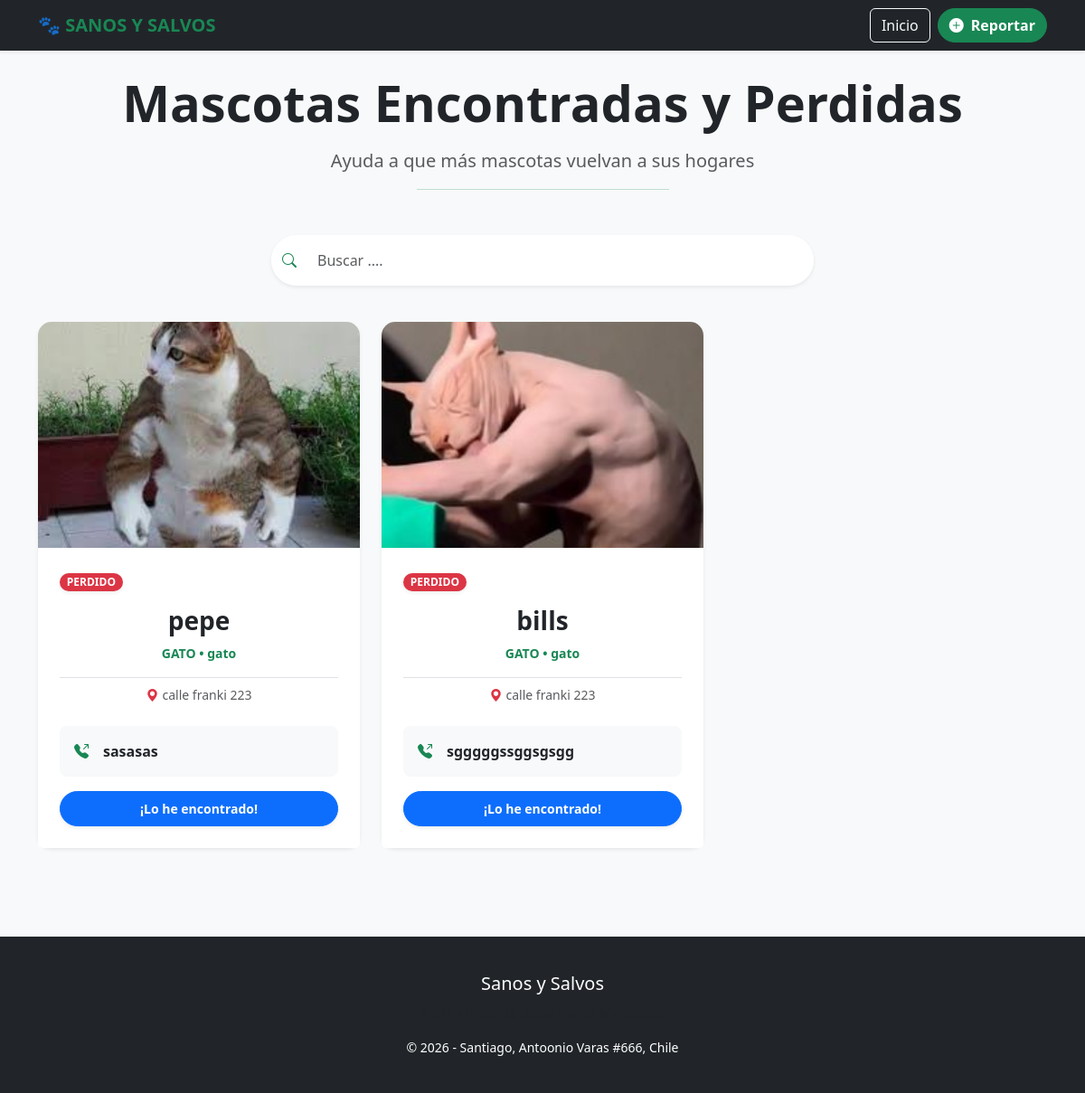
Before: / with the older database file.
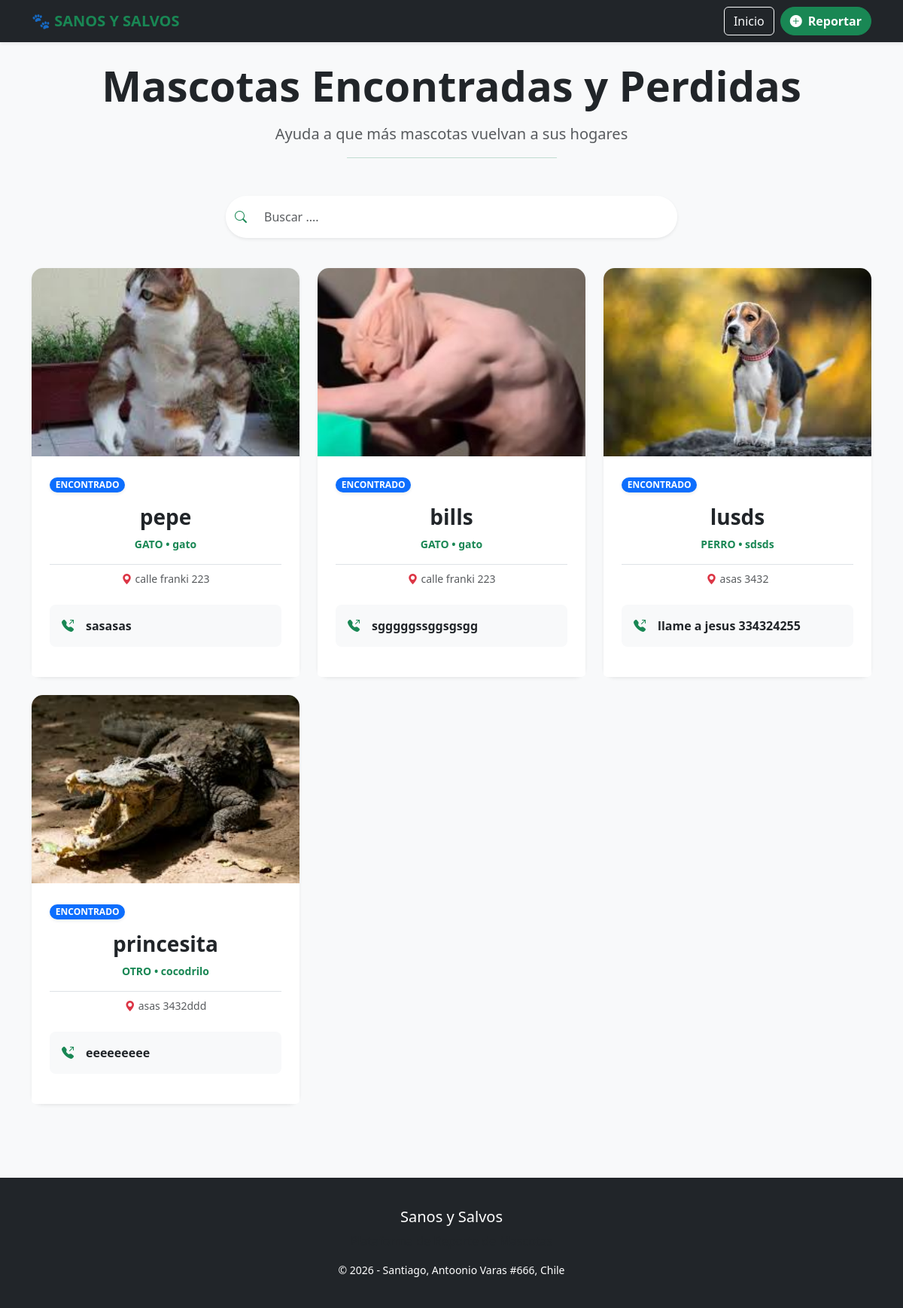
After: the same page with the newer database file.
### mascotas/models.py (models this page shows, shortened)
class Mascota(models.Model):
    TIPO_CHOICES = [
        ('PERRO', 'Perro'),
        ('GATO', 'Gato'),
        ('OTRO', 'Otro'),
    ]
    tipo = models.CharField(
        max_length=20,
        choices=TIPO_CHOICES,
        default='PERRO',
        verbose_name="Tipo de Animal"
    )
    ESTADO_CHOICES = [
        ('PERDIDO', 'Perdido'),
        ('ENCONTRADO', 'Encontrado'),
    ]
    foto = models.ImageField(upload_to='mascotas/', null=True, blank=True, verbose_name="Fotografía")
    nombre = models.CharField(max_length=100)
    estado = models.CharField(max_length=10, choices=ESTADO_CHOICES)
    raza = models.CharField(max_length=100)
    color = models.CharField(max_length=100)
    ubicacion = models.CharField(max_length=255)
    fecha_reporte = models.DateTimeField(auto_now_add=True)
    datos_contacto = models.TextField()
    publicado = models.BooleanField(default=False, verbose_name="¿Aprobado para publicar?")
    vacunas = models.BooleanField(default=False, verbose_name="¿Vacunado?")
    tiene_chip = models.BooleanField(default=False, verbose_name="¿Tiene Chip?")

### mascotas/views.py (the view)
# urls.py: path('', lista_mascota, name='lista_mascota'),
def lista_mascota(request):
    mascotas = Mascota.objects.filter(publicado=True)
    return render(request, 'mascota.html', {'mascotas': mascotas})

### mascotas/templates/mascota.html (shortened to what this page needs)
{% extends 'base.html' %}
{% load static %}
{% block content %}
    <div class="text-center mb-5">
        <h1 class="display-4 fw-bold mb-3">Mascotas Encontradas y Perdidas</h1>
        <p class="lead text-muted mx-auto" style="max-width: 700px;">Ayuda a que más mascotas vuelvan a sus hogares</p>
        <hr class="w-25 mx-auto text-success" style="height: 3px;">
    </div>
    <div class="search-container">
        <div class="input-group shadow-sm rounded-pill overflow-hidden">
            <span class="input-group-text bg-white border-0"><i class="bi bi-search text-success"></i></span>
            <input type="text" id="petSearch" class="form-control border-0 py-3" placeholder="Buscar ....">
        </div>
    </div>
    <div class="row" id="petGrid">
        {% for mascota in mascotas %}
            <div class="col-md-6 col-lg-4 mb-4 pet-item">
                <div class="card h-100 card-mascota shadow-sm">
                    {% if mascota.foto %}
                        <img src="{{ mascota.foto.url }}" class="card-img-top img-mascota" alt="{{ mascota.nombre }}">
                    {% else %}
                        <div class="bg-secondary text-white d-flex align-items-center justify-content-center img-mascota">
                            <i class="bi bi-camera-fill display-1 opacity-25"></i>
                        </div>
                    {% endif %}
                    <div class="card-body p-4 text-center">
                        <div class="mb-3 text-start">
                            <span class="badge rounded-pill shadow-sm {% if mascota.estado == 'PERDIDO' %}bg-perdido{% else %}bg-encontrado{% endif %}">
                                {{ mascota.estado }}
                            </span>
                        </div>
                        <h3 class="card-title fw-bold text-dark pet-name">{{ mascota.nombre|default:"Sin nombre" }}</h3>
                        <p class="text-success fw-bold small mb-3 pet-info">{{ mascota.tipo }} • {{ mascota.raza }}</p>
                        <p class="card-text text-muted small border-top pt-2"><i class="bi bi-geo-alt-fill text-danger me-1"></i>{{ mascota.ubicacion }}</p>
                    </div>
                    <div class="card-footer bg-white border-0 p-4 pt-0 text-center">
                        <div class="p-3 bg-light rounded-3 d-flex align-items-center mb-3 text-start">
                            <i class="bi bi-telephone-outbound-fill text-success me-3"></i>
                            <strong class="text-dark">{{ mascota.datos_contacto }}</strong>
                        </div>
                        {% if mascota.estado == 'PERDIDO' %}
                            <div class="d-grid">
                                <button type="button" class="btn btn-primary btn-sm rounded-pill fw-bold shadow-sm py-2"
                                        data-bs-toggle="modal"
                                        data-bs-target="#confirmModal{{ mascota.id }}">
                                    ¡Lo he encontrado!
                                </button>
                            </div>
                        {% endif %}
                    </div>
                </div>
            </div> {% empty %}
            <div class="col-12 text-center py-5">
                <i class="bi bi-emoji-frown display-1 text-muted opacity-25"></i>
                <h3 class="text-muted mt-3">No hay reportes.</h3>
            </div>
        {% endfor %}
    </div>
{% endblock %}

### mascotas/templates/base.html (shortened to what this page needs)
{% load static %}
<!DOCTYPE html>
<html lang="es">
<head>
    <link href="https://cdn.jsdelivr.net/npm/bootstrap@5.3.0/dist/css/bootstrap.min.css" rel="stylesheet">
    <link rel="stylesheet" href="https://cdn.jsdelivr.net/npm/bootstrap-icons@1.11.0/font/bootstrap-icons.css">
</head>
<body>
    <nav class="navbar navbar-expand-lg navbar-dark bg-dark sticky-top shadow-sm">
        <div class="container">
            <a class="navbar-brand text-success" href="{% url 'lista_mascota' %}">🐾 SANOS Y SALVOS</a>
            <div class="d-flex">
                <a href="{% url 'lista_mascota' %}" class="btn btn-outline-light me-2">Inicio</a>
                <a href="{% url 'registrar_mascota' %}" class="btn btn-success rounded-pill fw-bold">
                    <i class="bi bi-plus-circle-fill me-2"></i>Reportar
                </a>
            </div>
        </div>
    </nav>
    <main class="py-4">
        <div class="container">
            {% block content %}
            {% endblock %}
        </div>
    </main>
    <footer>
        <div class="container text-center">
            <h5>Sanos y Salvos</h5>
            <p class="text-muted">Plataforma de Reporte de Mascotas</p>
            <p class="small mb-0">© 2026 - Santiago, Antoonio Varas #666, Chile</p>
        </div>
    </footer>
</body>
</html>

### mascotas/templates/base.html (style rules this page uses)
body { background-color: #f8f9fa; }
.navbar-brand { font-weight: 800; }
footer { background-color: #212529; color: white; padding: 40px 0; margin-top: 50px; }

### mascotas/templates/mascota.html (style rules this page uses)
.card-mascota { border: none; border-radius: 15px; transition: transform 0.3s, box-shadow 0.3s; }
.img-mascota { height: 250px; object-fit: cover; border-top-left-radius: 15px; border-top-right-radius: 15px; }
.bg-encontrado { background-color: #0d6efd; color: white; }
.search-container { max-width: 600px; margin: 0 auto 40px auto; }

Changed rows visible on the page:
changed Mascota "pepe": estado "PERDIDO" → "ENCONTRADO"; no longer shows "¡Lo he encontrado!"
changed Mascota "bills": estado "PERDIDO" → "ENCONTRADO"; no longer shows "¡Lo he encontrado!"
added Mascota: foto (picture), estado "ENCONTRADO", nombre "lusds", tipo "PERRO", raza "sdsds", ubicacion "asas 3432", datos_contacto "llame a jesus 334324255"
added Mascota: foto (picture), estado "ENCONTRADO", nombre "princesita", tipo "OTRO", raza "cocodrilo", ubicacion "asas 3432ddd", datos_contacto "eeeeeeeee"
